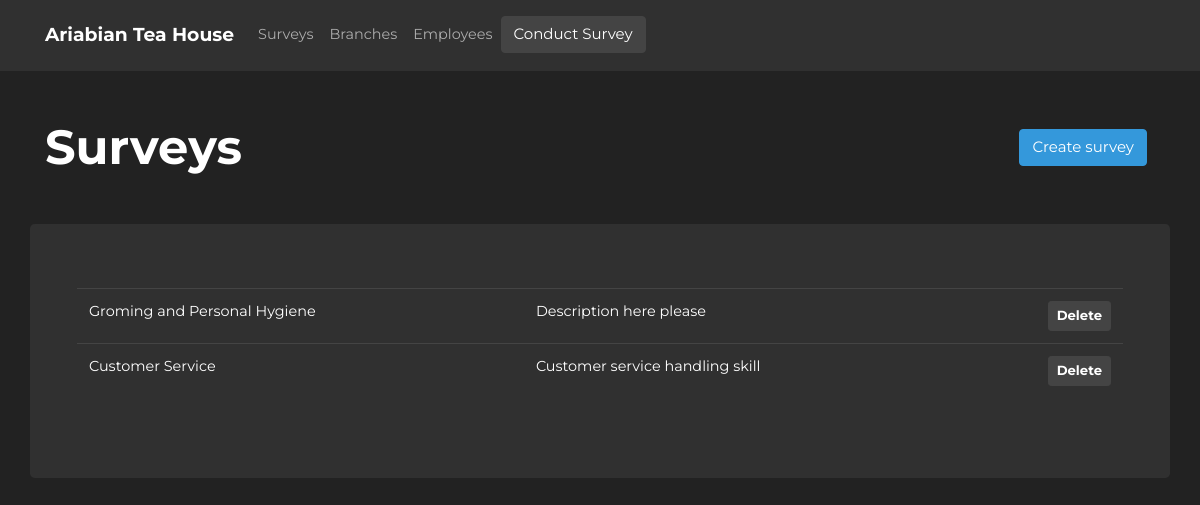
The app's page /surveys/, older data.
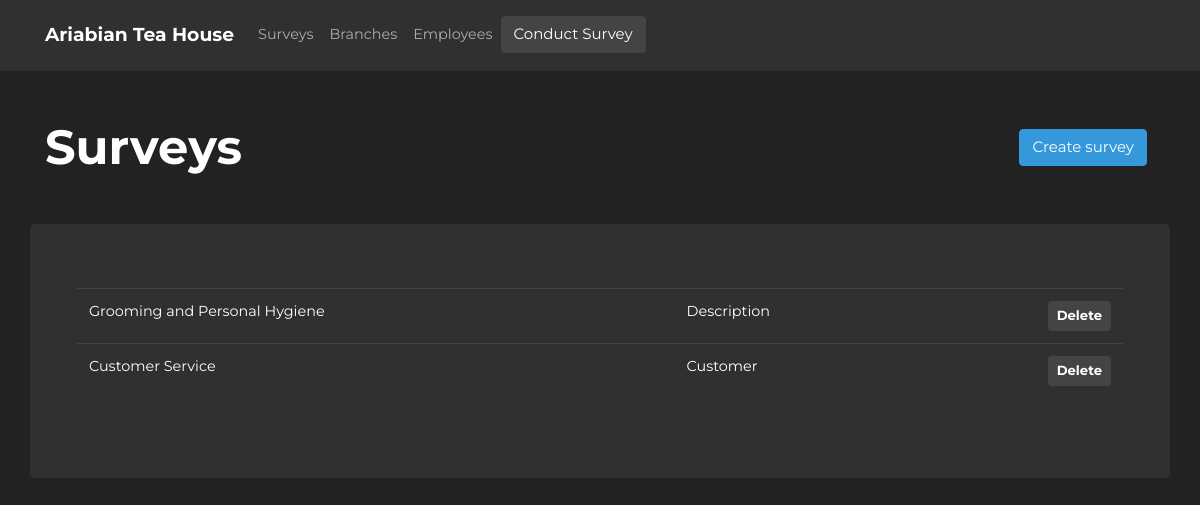
The same page, newer data.
### athsurveyapp/models/models.py (models this page shows, shortened)
class Survey(db.Model):
    __tablename__ = "survey"
    id = db.Column(db.Integer, primary_key=True)
    name = db.Column(db.String(255), nullable=False)
    description = db.Column(db.String(64), nullable=False)
    date_created = db.Column(db.DateTime(timezone=True), server_default=func.now())
    last_updated = db.Column(db.DateTime(timezone=True), onupdate=func.now())
    question_types = db.relationship("QuestionType", backref="survey", cascade="all, delete-orphan")

### athsurveyapp/blueprints/survey/views.py (the view)
@survey_page.route("/", methods=["GET"])
def survey_index():
    surveys = Survey.query.all()
    return render_template("surveys.html", surveys=surveys)

### athsurveyapp/blueprints/survey/templates/surveys.html (shortened to what this page needs)
{% extends 'layouts/base.html' %} {% block title %}ATH - Survey{% endblock %}  {%
block body %}
<div class="container">
  <div class="row justify-content-center align-items-center">
    <div class="col-6">
      <h1 class="m-0 font-weight-bold">Surveys</h1>
    </div>
    <div class="col-6">
      <a
        href="{{url_for('survey_page.create_survey')}}"
        class="btn btn-info float-right mr-2"
        >Create survey</a
      >
    </div>
  </div>
  <div class="row mt-5 jumbotron">
    <div class="col-12">
      {% if surveys %}
      <table class="table table-hover">
        <tbody>
          {% for survey in surveys %}
          <tr
            class="clickable-row"
            data-href="{{ survey.id }}"
            data-surveyid="{{survey.id}}"
          >
            <td>{{ survey.name }}</td>
            <td>{{ survey.description }}</td>
            <td>
              <button
                class="
                  btn btn-secondary btn-sm
                  font-weight-bold
                  float-right
                  delete-survey-modal
                "
                data-toggle="modal"
                data-target="#deleteSurveyFormModal"
              >
                Delete
              </button>
            </td>
          </tr>
          {% endfor %}
        </tbody>
      </table>
      {%else%}
      <p class="font-weight-bold text-muted text-center m-0">No surveys</p>
      {% endif %}
    </div>
  </div>
</div>
{% endblock %}

### athsurveyapp/templates/layouts/base.html (shortened to what this page needs)
<!DOCTYPE html>
<html>
  <head>
    <link
      rel="stylesheet"
      href="https://cdnjs.cloudflare.com/ajax/libs/font-awesome/5.15.3/css/fontawesome.min.css"
    />
    <link
      rel="stylesheet"
      href="https://maxcdn.bootstrapcdn.com/bootstrap/4.0.0/css/bootstrap.min.css"
    />
    <link
      rel="stylesheet"
      href="https://cdn.jsdelivr.net/npm/bootstrap-select@1.13.14/dist/css/bootstrap-select.min.css"
    />
    <link
      rel="stylesheet"
      href="https://cdn.jsdelivr.net/npm/bootswatch@4.5.2/dist/darkly/bootstrap.min.css"
    />
    <link
      rel="stylesheet"
      href="{{ url_for('static', filename='styles/main.css') }}"
    />
  </head>
  <body>
    <nav class="navbar navbar-expand-lg navbar-dark bg-dark">
      <div class="container">
        <a
          class="navbar-brand"
          href="{{ url_for('survey_page.survey_index') }}"
        >
          <strong>Ariabian Tea House</strong>
        </a>
        <div class="collapse navbar-collapse" id="navbarNav">
          <ul class="navbar-nav">
            <li class="nav-item">
              <a
                class="nav-link"
                href="{{ url_for('survey_page.survey_index') }}"
                >Surveys</a
              >
            </li>
            <li class="nav-item">
              <a
                class="nav-link"
                href="{{ url_for('branch_page.branch_index') }}"
                >Branches</a
              >
            </li>
            <li class="nav-item">
              <a
                class="nav-link"
                href="{{ url_for('employee_page.employee_index')}}"
                >Employees</a
              >
            </li>
            <li class="nav-item float-right">
              <a class="btn btn-secondary" href="{{ url_for('survey_page.conduct_survey')}}">Conduct Survey</a>
            </li>
          </ul>
        </div>
      </div>
    </nav>
    <main>
      {% block body %}{% endblock %}
    </main>
  </body>
</html>

### athsurveyapp/static/styles/main.css (style rules this page uses)
html { position: relative; min-height: 100%; }
body { font-family: "Montserrat", sans-serif; font-size: 0.9rem; }
.clickable-row { cursor: pointer; }

Row changes from the older to the newer data that the page shows:
changed Survey: name "Groming and Personal Hygiene" → "Grooming and Personal Hygiene"; description "Description here please" → "Description"
changed Survey "Customer Service": description "Customer service handling skill" → "Customer"
